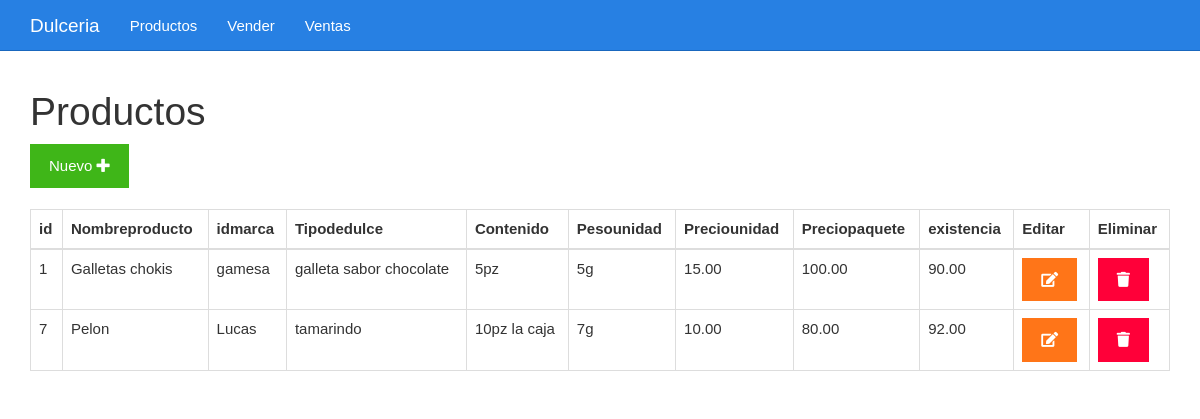
The app's page /listar.php with its own data.
### tables this page shows
CREATE TABLE `productos` (
  `id` bigint(20) UNSIGNED NOT NULL,
  `Nombreproducto` varchar(255) NOT NULL,
  `idmarca` varchar(255) NOT NULL,
  `Tipodedulce` varchar(255) NOT NULL,
  `Contenido` varchar(255) NOT NULL,
  `Pesounidad` varchar(255) NOT NULL,
  `Preciounidad` decimal(5,2) NOT NULL,
  `Preciopaquete` decimal(5,2) NOT NULL,
  `existencia` decimal(5,2) NOT NULL
);

### listar.php (the view)
<?php include_once "encabezado.php" ?>
<?php
include_once "base_de_datos.php";
$sentencia = $base_de_datos->query("SELECT * FROM productos;");
$productos = $sentencia->fetchAll(PDO::FETCH_OBJ);
?>
	<div class="col-xs-12">
		<h1>Productos</h1>
		<div>
			<a class="btn btn-success" href="./formulario.php">Nuevo <i class="fa fa-plus"></i></a>
		</div>
		<br>
		<table class="table table-bordered">
			<thead>
				<tr>
					<th>id</th>
					<th>Nombreproducto</th>
					<th>idmarca</th>
					<th>Tipodedulce</th>
					<th>Contenido</th>
					<th>Pesounidad</th>
					<th>Preciounidad</th>
					<th>Preciopaquete</th>
					<th>existencia</th>
					<th>Editar</th>
					<th>Eliminar</th>
				</tr>
			</thead>
			<tbody>
				<?php foreach($productos as $productos){ ?>
				<tr>
					<td><?php echo $productos->id ?></td>
					<td><?php echo $productos->Nombreproducto ?></td>
					<td><?php echo $productos->idmarca ?></td>
					<td><?php echo $productos->Tipodedulce ?></td>
					<td><?php echo $productos->Contenido ?></td>
					<td><?php echo $productos->Pesounidad ?></td>
					<td><?php echo $productos->Preciounidad ?></td>
					<td><?php echo $productos->Preciopaquete ?></td>
					<td><?php echo $productos->existencia ?></td>
					<td><a class="btn btn-warning" href="<?php echo "editar.php?id=" . $productos->id?>"><i class="fa fa-edit"></i></a></td>
					<td><a class="btn btn-danger" href="<?php echo "eliminar.php?id=" . $productos->id?>"><i class="fa fa-trash"></i></a></td>
				</tr>
				<?php } ?>
			</tbody>
		</table>
	</div>
<?php include_once "pie.php" ?>

### css/estilo.css (style rules this page uses)
body { padding-top: 70px; }

### records on screen
productos: id "1", Nombreproducto "Galletas chokis", idmarca "gamesa", Tipodedulce "galleta sabor chocolate", Contenido "5pz", Pesounidad "5g", Preciounidad "15.00", Preciopaquete "100.00", existencia "90.00"
productos: id "7", Nombreproducto "Pelon", idmarca "Lucas", Tipodedulce "tamarindo", Contenido "10pz la caja", Pesounidad "7g", Preciounidad "10.00", Preciopaquete "80.00", existencia "92.00"
